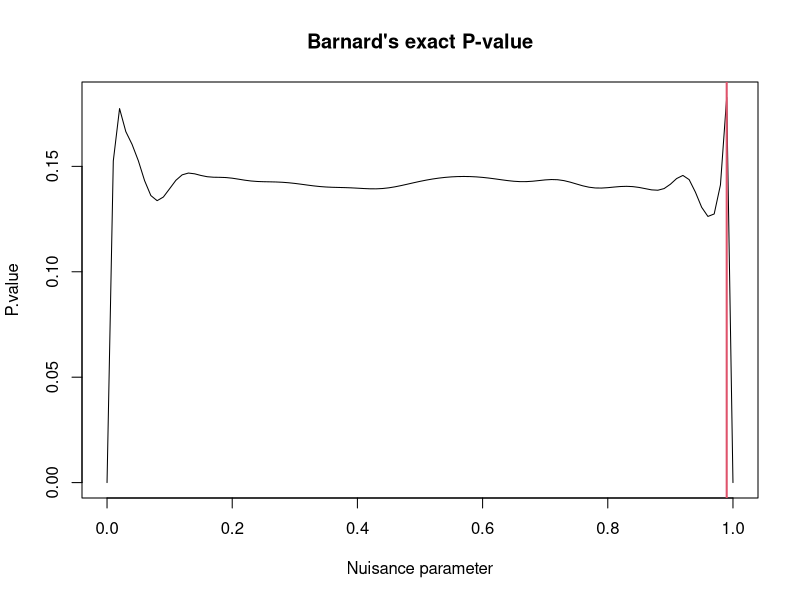

Recreate this plot in R.
########################################################################
# fast algorithm for Barnard Exact Test code
# This is efficientised from the source code in
# https://www.r-bloggers.com/barnard%E2%80%99s-exact-test-%E2%80%93-a-powerful-alternative-for-fisher%E2%80%99s-exact-test-implemented-in-r/
# Please feel free to reuse the code with mentioning the source (Hamed Haselimashhadi, https://github.com/Hamedhm/Scatter-R-codes)
########################################################################

fastBarnardextest  = function(x,
                              tail = 2 ,
                              prob = seq(10 ^ -10, 1 - 10 ^ -10, length.out = 101),
                              plot = TRUE) {
  if (is.null(x)  ||
      !(is.table(x) ||
        is.matrix(x)) ||
      any(dim(x) != 2))
    stop('The input must be a 2 by 2 table/matrix')

  fprob = function(i, j, c1, c2) {
    n  = c1 + c2
    pa = i / c1
    pb = j / c2
    px = (i + j) / n
    if (px == 0 || pa == pb) {
      return(0)
    } else
      return((pa - pb) / sqrt(px * (1 - px) * ((1 / c1) + (1 / c2))))
  }
  c  = colSums(x)
  r  = rowSums(x)
  c1 = c[1]
  c2 = c[2]
  n = sum(c)
  pao = x[1, 1] / c1
  pbo = x[1, 2] / c2
  pxo = r[1] / n
  TXO = abs(pao - pbo) / sqrt(pxo * (1 - pxo) * (1 / c1 + 1 / c2))
  cbn = matrix(c(rep(0:c1, each = c2 + 1), rep(0:c2, c1 + 1)), nrow = 2, byrow = TRUE)

  n1     = lfactorial(c1)
  n2     = lfactorial(c2)
  lprob  = log(prob)
  clprob = log(1 - prob)
  Fact   = lfactorial(0:max(c1, c2, na.rm = TRUE)[1])
  ###################################################
  T = sapply(1:ncol(cbn), function(col) {
    i   = cbn[1, col]
    j   = cbn[2, col]
    s = n1 + n2 +
      (i + j) * lprob +
      (n - (i + j)) * clprob - sum(Fact[c(i + 1,
                                          j + 1,
                                          c1 - i + 1,
                                          c2 - j + 1)])
    t = fprob(i = i,
              j = j,
              c1 = c1,
              c2 = c2)
    return(c(t = t, s = exp(s)))
  })
  r = t(cbind(P = apply(T[-1,], 1, function(x) {
    sum(x[T[1,] >= TXO])
  }), prob = prob))
  ###################################################
  Nuisance.parameter = unlist(r[2, ][which.max(r[1, ])])
  p.value            = unlist(r[1, ][which.max(r[1, ])])
  if (plot) {
    plot(
      r[2, ],
      r[1, ],
      type = "l",
      main = "Barnard's exact P-value",
      xlab = "Nuisance parameter",
      ylab = "P.value"
    )
    abline(v = Nuisance.parameter, col = 2, lwd = 2)
  }
  return(
    list(
      p.value            = unname(min(tail * p.value, 1)),
      Nuisance.parameter = unname(Nuisance.parameter),
      Wald.Statistic     = unname(TXO)               ,
      tail               = tail                      ,
      seq                = r
    )
  )
}

##########################
### Example
x = matrix(c(
  a = 85,
  b = 50,
  c = 30,
  d = 25
), 2, 2, byrow = 1)


b = fastBarnardextest (x, plot = TRUE)
f = fisher.test(x)
###
b$p.value
f
